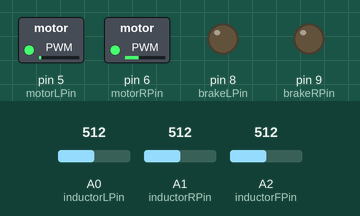
This sketch was run on a simulated Arduino Uno, built with avr-gcc and run on an emulated ATmega328P. Parts: switched loads named in the sketch (green lamp = pin HIGH), output pins drawn as LEDs (lit = HIGH). The inputs (shaded band) are chosen by the test bench; at power-on: A0 (inductorLPin) = 512, A1 (inductorRPin) = 512, A2 (inductorFPin) = 512.

Above: at 1.2 s.
1.3 s: A0 (inductorLPin) set to 340
At 2.4 s:
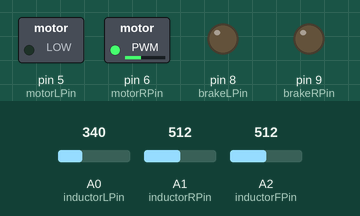
4.3 s: A1 (inductorRPin) set to 340
At 7.1 s:
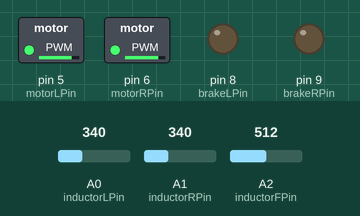
7.3 s: A1 (inductorRPin) set to 306
10.1 s: A0 (inductorLPin) set to 360
At 10.4 s:
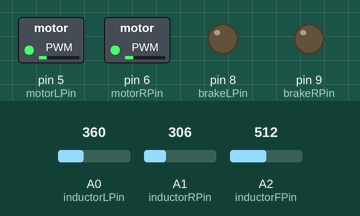
11.6 s: A0 (inductorLPin) set to 306
At 12.7 s:
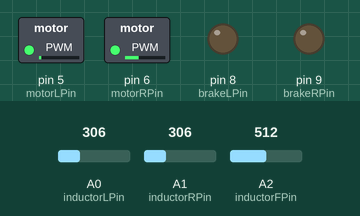
13.1 s: A0 (inductorLPin) set to 122
At 33.6 s:
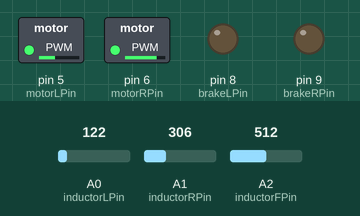
Timing chart, 0 to 34.2 s (numbered marks = the images above; inputs shaded):
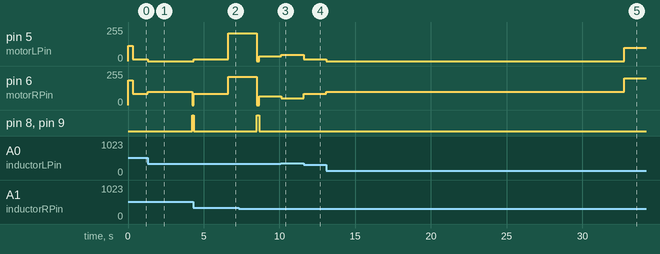

Measured:
- after the input at 1.3 s, pin 5 (motorLPin): 14/255 → 0/255 after 0.00 s instead of 3.0 s; pin 6 (motorRPin): 86/255 → 100/255 at once, → 0/255 2.9 s later
- after the input at 4.3 s, pin 5 (motorLPin): 0/255 → 14/255 after 0.05 s, → 207/255 2.3 s later
- after the input at 10.1 s, pin 5 (motorLPin): 35/255 → 47/255 at once; pin 6 (motorRPin): 64/255 → 52/255 at once
- after the input at 11.6 s, pin 5 (motorLPin): 47/255 → 14/255 at once; pin 6 (motorRPin): 52/255 → 86/255 at once
- after the input at 13.1 s, pin 5 (motorLPin): 14/255 → 0/255 at once, → 100/255 19.7 s later; pin 6 (motorRPin): 86/255 → 100/255 at once, → 200/255 19.7 s later

The sketch:

gets_round_lion_brake.ino
```cpp
////////////////////////////////////////////////////////////////////////////////
/*
Mouse.ino
C++ code for controlling a line following robot.
Inductors are used as pickup coils to sense an induced voltage from a wire
(20kHz, 1A pp). An additional optical sensor is used to look ahead, and
determine if the robot is travelling straight; if so, the motor speed is
increased.
PID control is used to control the robots positioning (PID.h library)

Author: Alex Robb, University of Bath
Date: 17/2/19
*/
////////////////////////////////////////////////////////////////////////////////
//Includes and libraries

#include <PID_v1.h>

#define motorLPin 5
#define motorRPin 6
#define brakeLPin 8
#define brakeRPin 9

#define inductorLPin A0
#define inductorRPin A1
#define inductorFPin A2

////////////////////////////////////////////////////////////////////////////////
//PID setup
int baseSpeed = 50;
const int boostSpeed = 210;
const int startSpeed = 150;
const int slowSpeed = 0;

//Setpoint for inductor voltage
double setpoint;
//Result of adding both inductor inputs
double totalError;

//Output of PID calculation, added/subtracted from motor speed
double motorChange;

bool brake;

//Varibles to store values from inductor
int inductorLValue;
int inductorRValue;
int inductorFValue;

double distanceError;

double kp = 12;
double ki = 0;
double kd = 0.5;

//Create PID object   (input, setpoint, kp, ki, kd, sampleTime)
PID sensorPID(&distanceError, &motorChange, &setpoint, kp, ki, kd, DIRECT);

////////////////////////////////////////////////////////////////////////////////
//Setup: run once
void setup() {

  //Set pimodes to input/output
  pinMode(inductorLPin, INPUT);
  pinMode(inductorRPin, INPUT);
  pinMode(motorLPin, OUTPUT);
  pinMode(motorRPin, OUTPUT);
  pinMode(brakeLPin, OUTPUT);
  pinMode(brakeRPin, OUTPUT);

  //Initialise the inductor value variables
  inductorLValue = analogRead(inductorLPin);
  inductorRValue = analogRead(inductorRPin);

  //totalError = inductorLeftValue - inductorRightValue;
  totalError = inductorLValue - inductorRValue;
  distanceError = (0.05244*totalError) + (3.013);
  //distanceError = (-5.065e-8*pow(totalError,3)) + (-2.839e-07*pow(totalError,2)) + (0.09438*totalError) + 0.2026;

  //Initialise setpoint variable as current position error
  //Position the inductors equidistant from the wire, and turn arduino power on
  setpoint = distanceError+3;
  brake = false;

  sensorPID.SetOutputLimits((-1 * baseSpeed), baseSpeed);

  sensorPID.SetMode(AUTOMATIC);

  sensorPID.SetSampleTime(1);

  //Serial.begin(9600);
}
////////////////////////////////////////////////////////////////////////////////
//brake: brakes the motors
void brakeMotor(){
  digitalWrite(motorRPin, LOW);
  digitalWrite(motorLPin, LOW);
  delay(2);
  digitalWrite(brakeRPin, HIGH);
  digitalWrite(brakeLPin, HIGH);
}
////////////////////////////////////////////////////////////////////////////////
//setMotorSpeeds: sets the speed of both left/right motors
void setMotorSpeeds(){
  int motorLSpeed;
  int motorRSpeed;

  int now = millis();
  brake = false;


  if(now>8500 && now<=8650 || now>4250 && now<4350){
    brakeMotor();
    brake = true;

  }
  else if(now > 6600 && now <= 8500){
    motorLSpeed = boostSpeed - motorChange;
    motorRSpeed = boostSpeed + motorChange;
    sensorPID.SetTunings(0.9,0,0);
    sensorPID.SetOutputLimits((-1 * boostSpeed),boostSpeed);
  }

  else if (inductorFValue <= 350 && distanceError < 0 && ((now > 4100 && now < 5500) || now>8500)){
    sensorPID.SetOutputLimits((-1*boostSpeed), boostSpeed);
    sensorPID.SetTunings(kp,ki,kd);
    motorRSpeed = boostSpeed + motorChange;
    motorLSpeed = 0;
  }
  else{
    motorLSpeed = baseSpeed - motorChange;
    motorRSpeed = baseSpeed + motorChange;
    sensorPID.SetOutputLimits((-1*baseSpeed), baseSpeed);
    sensorPID.SetTunings(kp,ki,kd);
  }

  if (now<300){
    motorLSpeed = startSpeed - motorChange;
    motorRSpeed = startSpeed + motorChange;
    sensorPID.SetOutputLimits((-1 * startSpeed),startSpeed);
  }
  if(!brake){
  digitalWrite(brakeLPin, LOW);
  digitalWrite(brakeRPin, LOW);
  delay(2);
  analogWrite(motorLPin, motorLSpeed);
  analogWrite(motorRPin, motorRSpeed);

//  constrain(motorLSpeed,0,255);
//  constrain(motorRSpeed,0,255);
  }
//  Serial.print(motorLSpeed);
//  Serial.print("   ");
//  Serial.println(motorRSpeed);


}
////////////////////////////////////////////////////////////////////////////////
//loop: run repeatedly
void loop() {


      inductorFValue = analogRead(inductorFPin);


    inductorLValue = analogRead(inductorLPin);
    inductorRValue = analogRead(inductorRPin);


//    Serial.print(inductorLValue);
//    Serial.print("   ");
//    Serial.print(inductorRValue);
//    Serial.print("   ");
 //  Serial.println(inductorFValue);

    totalError = inductorLValue - inductorRValue;
    distanceError = (0.05244*totalError) + (3.013);
    //distanceError = (-5.065e-8*pow(totalError,3)) + (-2.839e-07*pow(totalError,2)) + (0.09438*totalError) + 0.2026;
    //Serial.println(distanceError);

    //totalError = inductorLValue - inductorRValue;
    //Serial.println(totalError);
    //lastRead = millis();


    sensorPID.Compute();
    //Serial.println(motorChange);

    setMotorSpeeds();

}
```
